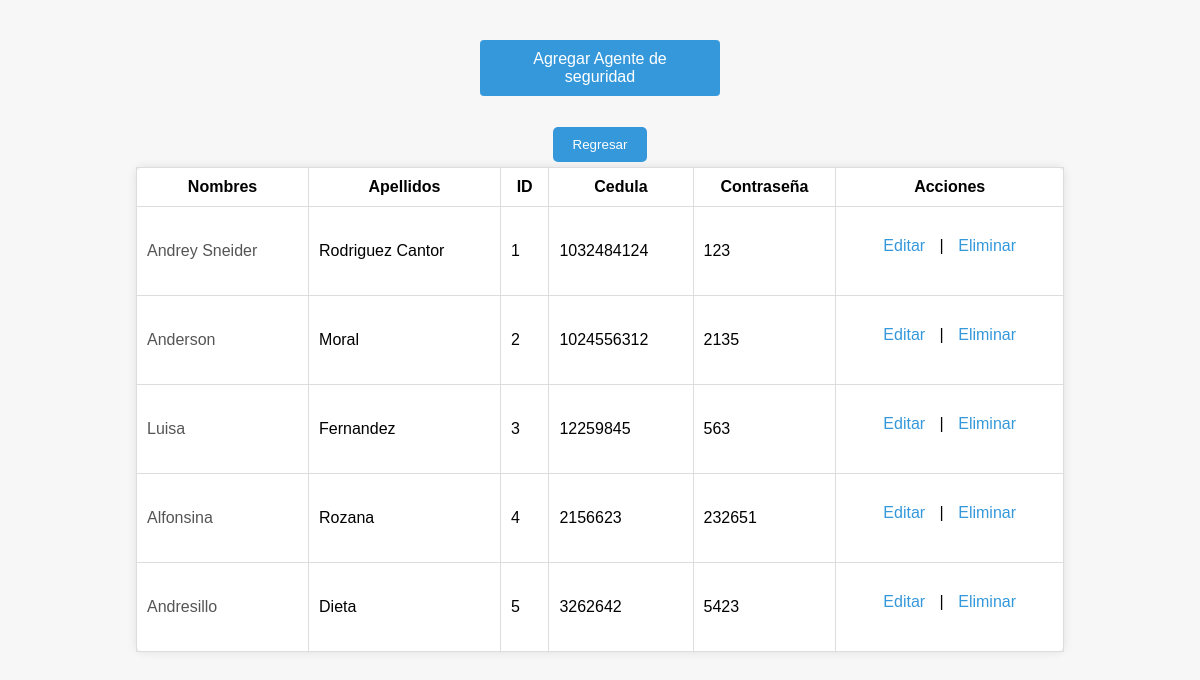
The app's page /login/CRUD_agente_de_seguridad/index.php with its own data.
### tables this page shows
CREATE TABLE `agente_de_seguridad` (
	  `id` INT NOT NULL AUTO_INCREMENT,
	  `nombres` VARCHAR(45) NOT NULL,
	  `apellidos` VARCHAR(45) NOT NULL,
	  `cedula` VARCHAR(45) UNIQUE NOT NULL,
	  `contrasena` VARCHAR(60) NOT NULL,
	  PRIMARY KEY (`id`)
	);

### login/CRUD_agente_de_seguridad/index.php (the view, shortened to what this page needs)
<!DOCTYPE html>
<html lang="es">
<head>
    <link rel="stylesheet" href="style.css">
</head>
<body>
    <a class="btn-lila" href="add.html">Agregar Agente de seguridad</a><br /><br />
    <div class="container">
        <table class="table">
            <tr class="header-row">
                <th>Nombres</th>
                <th>Apellidos</th>
                <th>ID</th>
                <th>Cedula</th>
                <th>Contraseña</th>
                <th>Acciones</th>
            </tr>
            <div class="button-container">
                <button onclick="window.location.href='../dashboard.php'" class="reg-btn">Regresar</button>
            </div>
            <?php
            include_once("config.php");
            $result = $dbConn->query("SELECT * FROM agente_de_seguridad ORDER BY id ASC");
            while ($row = $result->fetch(PDO::FETCH_ASSOC)) {
                echo "<tr>";
                echo "<td>" . $row['nombres'] . "</td>";
                echo "<td>" . $row['apellidos'] . "</td>";
                echo "<td>" . $row['id'] . "</td>";
                echo "<td>" . $row['cedula'] . "</td>";
                echo "<td>" . $row['contrasena'] . "</td>";
                echo "<td><a href=\"edit.php?id=$row[id]\" class=\"edit-btn\">Editar</a> | <a href=\"delete.php?id=$row[id]\" class=\"delete-btn\" onClick=\"return confirm('¿Está seguro de eliminar el registro?')\">Eliminar</a></td>";
                echo "</tr>";
            }
            ?>
        </table>
    </div>
</body>
</html>

### login/CRUD_agente_de_seguridad/style.css (style rules this page uses)
body { font-family: 'Arial', sans-serif; background-color: #f7f7f7; padding: 20px; margin: 0; }
a { text-decoration: none; color: #3498db; padding: 10px; display: inline-block; margin-bottom: 20px; }
table { width: 100%; margin: auto; background: white; padding: 20px; border-radius: 8px; box-shadow: 0 0 10px rgba(0, 0, 0, 0.1); border-collapse: collapse; }
td, th { padding: 10px; border: 1px solid #ddd; }
td:first-child { text-align: left; color: #555; }
td:last-child { text-align: center; padding-top: 20px; }
@media screen and (min-width: 1200px) { table { max-width: 80%; margin: auto; } }
.btn-lila { background-color: #3498db; color: white; padding: 10px 20px; border: none; border-radius: 4px; cursor: pointer; transition: background-color 0.3s; display: block; width: 200px; margin: 20px auto; text-align: center; text-decoration: none; }
.button-container { display: flex; justify-content: center; padding: 5px; margin-top: -30px; }
.reg-btn { padding: 10px 20px; background-color: #3498db; color: white; border: none; border-radius: 5px; cursor: pointer; }
.container { width: 100%; margin: auto; }
.table { width: 100%; }

### records on screen
agente_de_seguridad: nombres "Andrey Sneider", apellidos "Rodriguez Cantor", id "1", cedula "1032484124", contrasena "123"
agente_de_seguridad: nombres "Anderson", apellidos "Moral", id "2", cedula "1024556312", contrasena "2135"
agente_de_seguridad: nombres "Luisa", apellidos "Fernandez", id "3", cedula "12259845", contrasena "563"
agente_de_seguridad: nombres "Alfonsina", apellidos "Rozana", id "4", cedula "2156623", contrasena "232651"
agente_de_seguridad: nombres "Andresillo", apellidos "Dieta", id "5", cedula "3262642", contrasena "5423"
